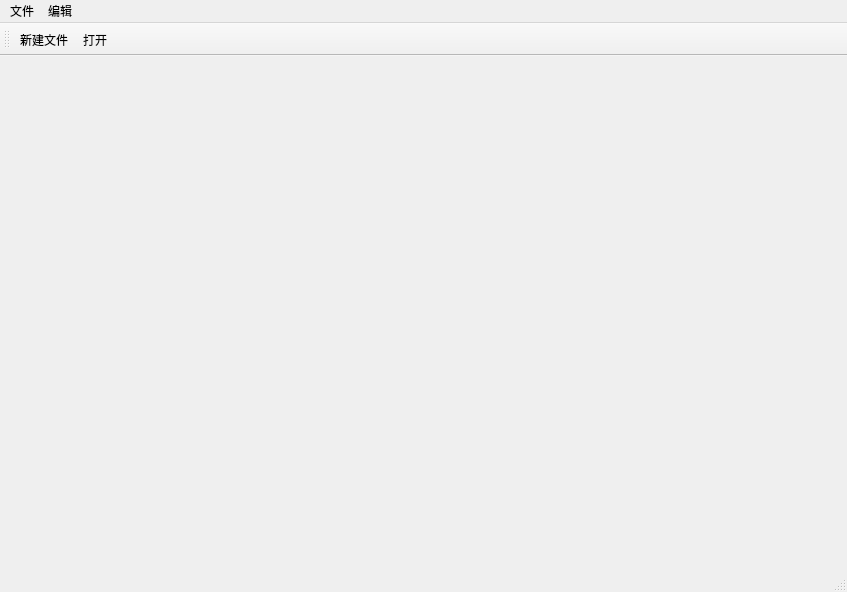
<?xml version="1.0" encoding="UTF-8"?>
<ui version="4.0">
 <class>MainWindow</class>
 <widget class="QMainWindow" name="MainWindow">
  <property name="geometry">
   <rect>
    <x>0</x>
    <y>0</y>
    <width>847</width>
    <height>592</height>
   </rect>
  </property>
  <property name="windowTitle">
   <string>MainWindow</string>
  </property>
  <widget class="QWidget" name="centralwidget"/>
  <widget class="QMenuBar" name="menubar">
   <property name="geometry">
    <rect>
     <x>0</x>
     <y>0</y>
     <width>847</width>
     <height>22</height>
    </rect>
   </property>
   <widget class="QMenu" name="menu">
    <property name="title">
     <string>文件</string>
    </property>
    <addaction name="actionactNew"/>
    <addaction name="separator"/>
    <addaction name="actionxin"/>
   </widget>
   <widget class="QMenu" name="menu_2">
    <property name="title">
     <string>编辑</string>
    </property>
   </widget>
   <addaction name="menu"/>
   <addaction name="menu_2"/>
  </widget>
  <widget class="QStatusBar" name="statusbar"/>
  <widget class="QToolBar" name="toolBar">
   <property name="windowTitle">
    <string>toolBar</string>
   </property>
   <property name="toolButtonStyle">
    <enum>Qt::ToolButtonTextUnderIcon</enum>
   </property>
   <attribute name="toolBarArea">
    <enum>TopToolBarArea</enum>
   </attribute>
   <attribute name="toolBarBreak">
    <bool>false</bool>
   </attribute>
   <addaction name="actionactNew"/>
   <addaction name="actionxin"/>
  </widget>
  <action name="actionactNew">
   <property name="icon">
    <iconset resource="res.qrc">
     <normaloff>:/images/文件.png</normaloff>:/images/文件.png</iconset>
   </property>
   <property name="text">
    <string>新建文件</string>
   </property>
   <property name="toolTip">
    <string>新建文件</string>
   </property>
  </action>
  <action name="actionxin">
   <property name="icon">
    <iconset resource="res.qrc">
     <normaloff>:/images/Q4.png</normaloff>:/images/Q4.png</iconset>
   </property>
   <property name="text">
    <string>打开</string>
   </property>
   <property name="toolTip">
    <string>打开</string>
   </property>
  </action>
 </widget>
 <resources>
  <include location="res.qrc"/>
 </resources>
 <connections/>
</ui>
